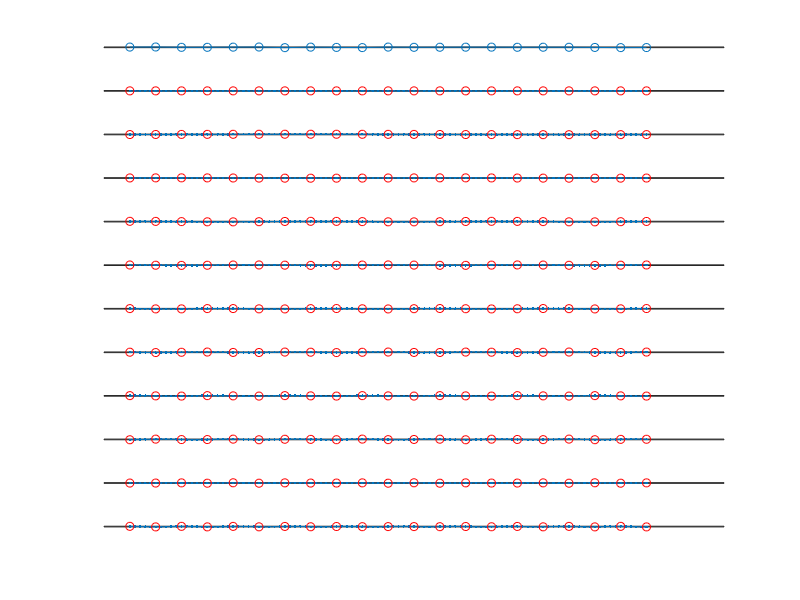

MATLAB code to generate this figure:
N=21;
fs=8000;
time=(1:N)'/fs;
x=rand(N,1);
plot(time, x, 'o-');

X=fft(x)/N;

plotNum=fix(N/2)+2;
subplot(plotNum, 1, 1)
plot(time, x, 'o-');
%axis([-inf inf -1 1]);
subplot(plotNum, 1, 2);
N2=(N-1)*5+1;
fineTime=linspace(min(time), max(time), N2);
plot(fineTime, X(1)*ones(N2,1), '.-', time, X(1)*ones(N,1), 'or');
%axis([-inf inf -1 1]);

x2=X(1)*ones(N,1);

for i=1:N/2
	y1=real(X(i+1))*cos(2*pi*(i*fs/N)*fineTime)-imag(X(i+1))*sin(2*pi*(i*fs/N)*fineTime);
	y2=real(X(i+1))*cos(2*pi*(i*fs/N)*time)    -imag(X(i+1))*sin(2*pi*(i*fs/N)*time);
	subplot(plotNum, 1, i+2);
	plot(fineTime, y1, '.-', time, y2, 'or');
%	axis([-inf inf -1 1]);
	x2=x2+y2;
end
sum(abs(x-x2))